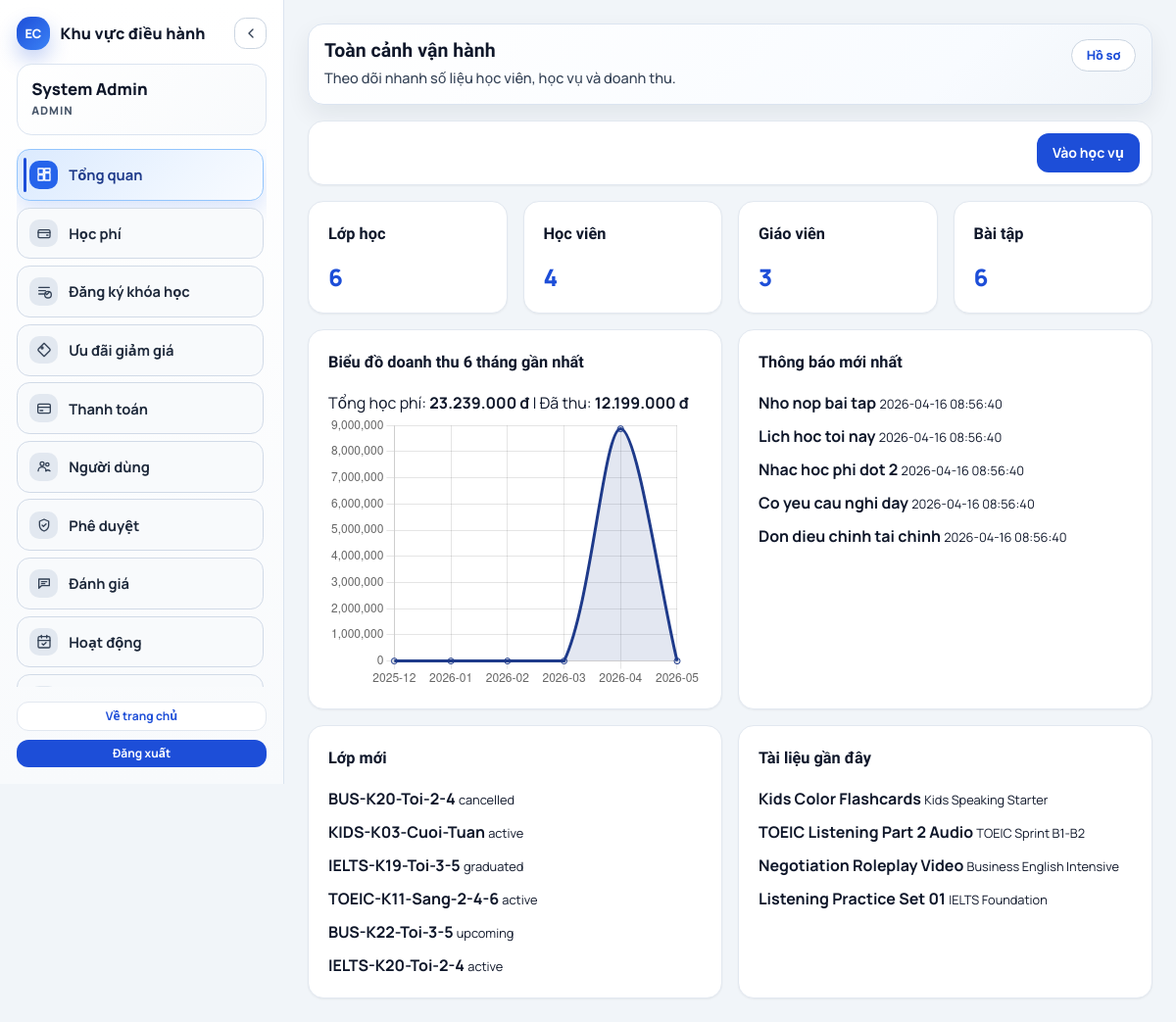
Page /?page=dashboard-admin (signed in) on the committed database.
### tables this page shows
CREATE TABLE notifications (
    id BIGINT UNSIGNED AUTO_INCREMENT PRIMARY KEY,
    user_id BIGINT UNSIGNED NOT NULL,
    title VARCHAR(180) NOT NULL,
    message TEXT NOT NULL,
    is_read TINYINT(1) NOT NULL DEFAULT 0,
    created_at TIMESTAMP NOT NULL DEFAULT CURRENT_TIMESTAMP,
    CONSTRAINT fk_notifications_user FOREIGN KEY (user_id) REFERENCES users(id)
);

CREATE TABLE classes (
    id BIGINT UNSIGNED AUTO_INCREMENT PRIMARY KEY,
    course_id BIGINT UNSIGNED NOT NULL,
    class_name VARCHAR(150) NOT NULL,
    teacher_id BIGINT UNSIGNED NOT NULL,
    start_date DATE,
    end_date DATE,
    status ENUM('upcoming', 'active', 'graduated', 'cancelled') NOT NULL DEFAULT 'upcoming',
    CONSTRAINT fk_classes_course FOREIGN KEY (course_id) REFERENCES courses(id),
    CONSTRAINT fk_classes_teacher_user FOREIGN KEY (teacher_id) REFERENCES users(id)
);

CREATE TABLE materials (
    id BIGINT UNSIGNED AUTO_INCREMENT PRIMARY KEY,
    course_id BIGINT UNSIGNED NOT NULL,
    title VARCHAR(180) NOT NULL,
    description TEXT NULL,
    file_path VARCHAR(255) NOT NULL,
    CONSTRAINT fk_materials_course FOREIGN KEY (course_id) REFERENCES courses(id)
);

CREATE TABLE courses (
    id BIGINT UNSIGNED AUTO_INCREMENT PRIMARY KEY,
    course_name VARCHAR(180) NOT NULL,
    description TEXT,
    base_price DECIMAL(12,2) NOT NULL DEFAULT 0,
    total_sessions INT NOT NULL DEFAULT 0
);

### public_html/pages/admin-dashboard/index.php (the view, shortened to what the rows shown need)
<?php
$academicModel = new AcademicModel();
$chartData = $academicModel->dashboardChartData();
$recentClasses = $academicModel->listClasses();
$recentMaterials = $academicModel->listMaterials();
$recentNotifications = $academicModel->listNotifications();
?>
<div class="grid gap-4">
    <div class="grid-cols-1 lg:grid-cols-2 grid gap-4">
        <article class="rounded-2xl border border-slate-200 bg-white p-5 shadow-sm xl:col-span-1">
            <?php if (empty($recentNotifications)): ?>
                <div class="rounded-xl border border-dashed border-slate-300 bg-slate-50 p-6 text-center text-sm text-slate-500">Chưa có thông báo mới.</div>
            <?php else: ?>
                <ul class="m-0 grid list-none gap-2 p-0">
                    <?php foreach (array_slice($recentNotifications, 0, 6) as $notification): ?>
                        <li>
                            <strong><?= e((string) $notification['title']); ?></strong>
                            <small><?= e((string) $notification['created_at']); ?></small>
                        </li>
                    <?php endforeach; ?>
                </ul>
            <?php endif; ?>
        </article>
    </div>
    <div class="grid gap-4 grid-cols-1 lg:grid-cols-2">
        <article class="rounded-2xl border border-slate-200 bg-white p-5 shadow-sm">
            <?php if (empty($recentClasses)): ?>
                <div class="rounded-xl border border-dashed border-slate-300 bg-slate-50 p-6 text-center text-sm text-slate-500">Chưa có lớp học nào.</div>
            <?php else: ?>
                <ul class="m-0 grid list-none gap-2 p-0">
                    <?php foreach (array_slice($recentClasses, 0, 6) as $class): ?>
                        <li>
                            <strong><?= e((string) $class['class_name']); ?></strong>
                            <small><?= e((string) $class['status']); ?></small>
                        </li>
                    <?php endforeach; ?>
                </ul>
            <?php endif; ?>
        </article>
        <article class="rounded-2xl border border-slate-200 bg-white p-5 shadow-sm">
            <?php if (empty($recentMaterials)): ?>
                <div class="rounded-xl border border-dashed border-slate-300 bg-slate-50 p-6 text-center text-sm text-slate-500">Chưa có tài liệu nào.</div>
            <?php else: ?>
                <ul class="m-0 grid list-none gap-2 p-0">
                    <?php foreach (array_slice($recentMaterials, 0, 6) as $material): ?>
                        <li>
                            <strong><?= e((string) $material['title']); ?></strong>
                            <small><?= e((string) $material['course_name']); ?></small>
                        </li>
                    <?php endforeach; ?>
                </ul>
            <?php endif; ?>
        </article>
    </div>
</div>
<script>
    const chartData = <?= json_encode($chartData, JSON_UNESCAPED_UNICODE | JSON_UNESCAPED_SLASHES); ?>;
    const months = Array.isArray(chartData.months) ? chartData.months : [];
    const monthLabels = months.map((item) => item.month);
    const tuitionValues = months.map((item) => Number(item.total || 0));
    const tuitionCanvas = document.getElementById('tuitionChart');
    const tuitionFallback = document.getElementById('tuitionChartFallback');
    if (tuitionCanvas && typeof Chart !== 'undefined') {
        new Chart(tuitionCanvas, {
            type: 'line',
            data: {
                labels: monthLabels,
                datasets: [{
                    label: 'Doanh thu học phí',
                    data: tuitionValues,
                    borderColor: '#1e3a8a',
                    backgroundColor: 'rgba(30, 58, 138, 0.12)',
                    tension: 0.3,
                    fill: true,
                }],
            },
            options: {
                responsive: true,
                scales: {
                    y: {
                        beginAtZero: true,
                    },
                },
                plugins: {
                    legend: {display: false},
                    tooltip: {
                        callbacks: {
                            label(context) {
                                const value = Number(context.parsed.y || 0);
                                return 'Doanh thu: ' + value.toLocaleString('vi-VN') + ' đ';
                            },
                        },
                    },
                },
            },
        });
    } else if (tuitionFallback) {
        tuitionFallback.classList.remove('hidden');
    }
</script>

### rows in the picture
notifications: title "Nho nop bai tap", created_at "2026-04-16 08:56:40"
notifications: title "Lich hoc toi nay", created_at "2026-04-16 08:56:40"
notifications: title "Nhac hoc phi dot 2", created_at "2026-04-16 08:56:40"
notifications: title "Co yeu cau nghi day", created_at "2026-04-16 08:56:40"
notifications: title "Don dieu chinh tai chinh", created_at "2026-04-16 08:56:40"
classes: class_name "BUS-K20-Toi-2-4", status "cancelled"
classes: class_name "KIDS-K03-Cuoi-Tuan", status "active"
classes: class_name "IELTS-K19-Toi-3-5", status "graduated"
classes: class_name "TOEIC-K11-Sang-2-4-6", status "active"
classes: class_name "BUS-K22-Toi-3-5", status "upcoming"
classes: class_name "IELTS-K20-Toi-2-4", status "active"
materials: title "Kids Color Flashcards", course.course_name "Kids Speaking Starter"
materials: title "TOEIC Listening Part 2 Audio", course.course_name "TOEIC Sprint B1-B2"
materials: title "Negotiation Roleplay Video", course.course_name "Business English Intensive"
materials: title "Listening Practice Set 01", course.course_name "IELTS Foundation"

### other values in the picture
$adminUser['full_name'] "System Admin"
$adminUser['role'] "ADMIN"
$displayAdminTitle "Toàn cảnh vận hành"
$displayAdminDescription "Theo dõi nhanh số liệu học viên, học vụ và doanh thu."
$stats['class_count'] "6"
$stats['student_count'] "4"
$stats['teacher_count'] "3"
$stats['assignment_count'] "6"
format_money((float) $stats['tuition_total']) "23.239.000 đ"
format_money((float) $stats['tuition_paid']) "12.199.000 đ"
